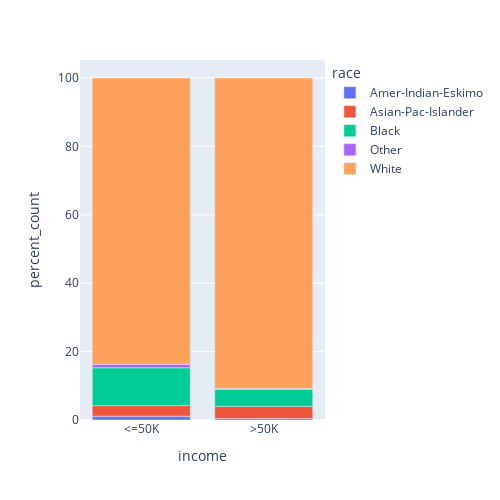

The notebook cell saved with this chart:
### Markdown cell above
**Exercise**

**HARD** 🤯

Can you use what you learnt above to explore if there's any relationship between `race` and `income`?

### Code cell
# [TODO]
race_df = (
    data
    .groupby(["income", "race"])["age"].count().reset_index()
    .rename(columns={
        "age": "count"
    })
    .assign(percent_count=lambda x: (100*x["count"])/x.groupby(["income"])["count"].transform("sum"))
)

# percentage stacked bar chart
fig = px.bar(
    data_frame=race_df,
    x="income",
    y="percent_count",
    color="race",
    height=500,
    width=500,
)

fig.show()

### Figure 1 — Plotly figure (JSON) as saved in the notebook; plotly's stock layout.template omitted (floating-point values rounded to 4 significant figures)
{"data": [{"alignmentgroup": "True", "hovertemplate": "race=Amer-Indian-Eskimo<br>income=%{x}<br>percent_count=%{y}<extra></extra>", "legendgroup": "Amer-Indian-Eskimo", "marker": {"color": "#636efa", "pattern": {"shape": ""}}, "name": "Amer-Indian-Eskimo", "offsetgroup": "Amer-Indian-Eskimo", "orientation": "v", "showlegend": true, "textposition": "auto", "type": "bar", "x": ["<=50K", ">50K"], "xaxis": "x", "y": [1.112, 0.4591], "yaxis": "y"}, {"alignmentgroup": "True", "hovertemplate": "race=Asian-Pac-Islander<br>income=%{x}<br>percent_count=%{y}<extra></extra>", "legendgroup": "Asian-Pac-Islander", "marker": {"color": "#EF553B", "pattern": {"shape": ""}}, "name": "Asian-Pac-Islander", "offsetgroup": "Asian-Pac-Islander", "orientation": "v", "showlegend": true, "textposition": "auto", "type": "bar", "x": ["<=50K", ">50K"], "xaxis": "x", "y": [3.087, 3.52], "yaxis": "y"}, {"alignmentgroup": "True", "hovertemplate": "race=Black<br>income=%{x}<br>percent_count=%{y}<extra></extra>", "legendgroup": "Black", "marker": {"color": "#00cc96", "pattern": {"shape": ""}}, "name": "Black", "offsetgroup": "Black", "orientation": "v", "showlegend": true, "textposition": "auto", "type": "bar", "x": ["<=50K", ">50K"], "xaxis": "x", "y": [11.07, 4.936], "yaxis": "y"}, {"alignmentgroup": "True", "hovertemplate": "race=Other<br>income=%{x}<br>percent_count=%{y}<extra></extra>", "legendgroup": "Other", "marker": {"color": "#ab63fa", "pattern": {"shape": ""}}, "name": "Other", "offsetgroup": "Other", "orientation": "v", "showlegend": true, "textposition": "auto", "type": "bar", "x": ["<=50K", ">50K"], "xaxis": "x", "y": [0.9951, 0.3188], "yaxis": "y"}, {"alignmentgroup": "True", "hovertemplate": "race=White<br>income=%{x}<br>percent_count=%{y}<extra></extra>", "legendgroup": "White", "marker": {"color": "#FFA15A", "pattern": {"shape": ""}}, "name": "White", "offsetgroup": "White", "orientation": "v", "showlegend": true, "textposition": "auto", "type": "bar", "x": ["<=50K", ">50K"], "xaxis": "x", "y": [83.73, 90.77], "yaxis": "y"}], "layout": {"barmode": "relative", "height": 500, "legend": {"title": {"text": "race"}, "tracegroupgap": 0}, "margin": {"t": 60}, "width": 500, "xaxis": {"anchor": "y", "domain": [0, 1], "title": {"text": "income"}}, "yaxis": {"anchor": "x", "domain": [0, 1], "title": {"text": "percent_count"}}}}
